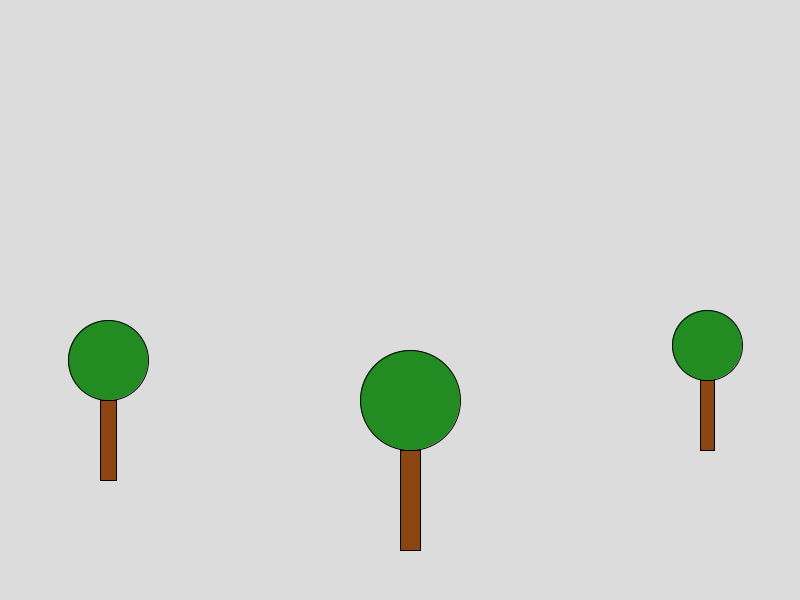
Frame 1 (no input)
Frame 60 (the mouse pressed at the canvas centre just before this capture): identical to frame 1, image omitted
Frame 120 (the mouse held since frame 60 and released just before this capture): identical to frame 1, image omitted

The Processing sketch that drew this single still picture (run headless with seeded random() and noise(); from frame 60 on, the mouse is pressed at the canvas centre):

// Processing sketch: H09Opdr9
// ── H09Opdr9.pde
void setup() {
  size(800, 600);
  background(220);
  

  tekenBos(100, 400, 0.8);
  tekenBos(400, 450, 1.0);
  tekenBos(700, 380, 0.7);
}

void draw() {

}

void tekenBos(float x, float y, float schaal) {

  fill(139, 69, 19); 
  rect(x, y, 20 * schaal, 100 * schaal);
  

  fill(34, 139, 34); 
  ellipse(x + 10 * schaal, y - 50 * schaal, 100 * schaal, 100 * schaal);
}
